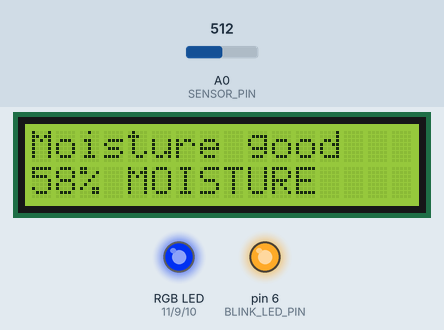
This sketch was run on a simulated Arduino Uno, built with avr-gcc and run on an emulated ATmega328P. On the bench: 16×2 character LCD, an RGB LED mixed from three pins (HIGH = lit), output pins drawn as LEDs (lit = HIGH). Dashed ring = blinking. The inputs (shaded band) are chosen by the test bench; at power-on: A0 (SENSOR_PIN) = 512. Dim RGB values are drawn brighter than linear; what the sketch prints to the serial monitor is not drawn.

Above: at 4.2 s.
4.3 s: A0 (SENSOR_PIN) set to 646
At 8.5 s:
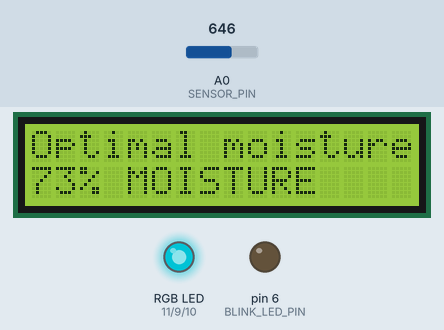
8.7 s: A0 (SENSOR_PIN) set to 671
At 10.0 s:
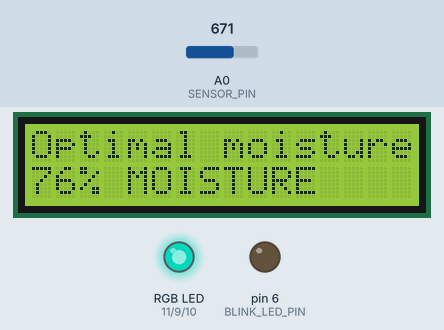
10.8 s: A0 (SENSOR_PIN) set to 122
At 11.4 s:
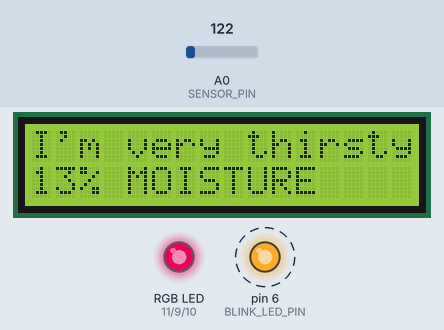
13.0 s: A0 (SENSOR_PIN) set to 306
At 14.9 s:
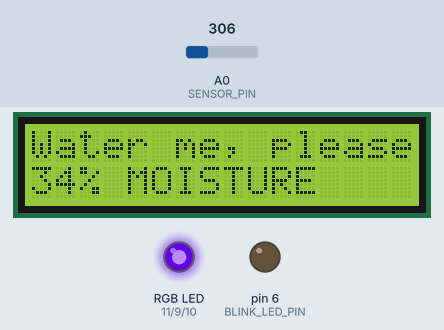
15.7 s: A0 (SENSOR_PIN) set to 886
At 17.3 s:
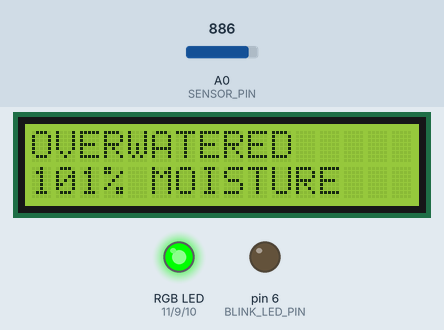
17.8 s: A0 (SENSOR_PIN) set to 90
At 18.39 s:
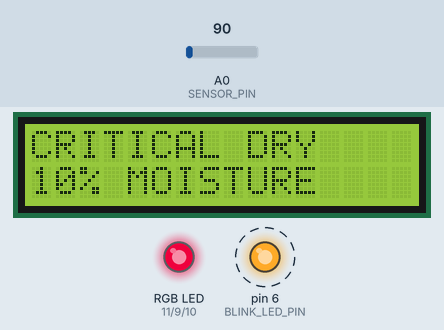
Timing chart, 0 to 21.2 s (numbered marks = the images above; inputs shaded):
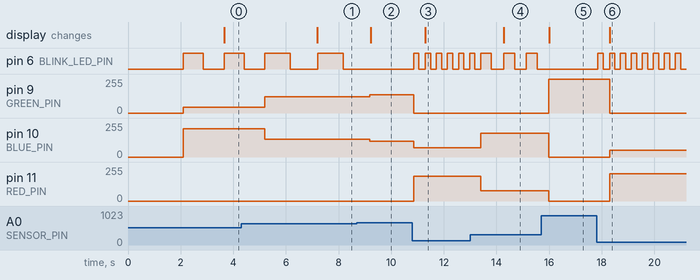

Measured:
- after the input at 4.3 s, pin 9 (GREEN_PIN): 43/255 → 121/255 after 0.89 s; pin 10 (BLUE_PIN): 211/255 → 133/255 after 0.89 s; the display: changes after 2.9 s (image 1)
- after the input at 8.7 s, pin 6 (BLINK_LED_PIN): stays LOW (without the input it goes to HIGH after 0.48 s); pin 9 (GREEN_PIN): 121/255 → 136/255 after 0.48 s; pin 10 (BLUE_PIN): 133/255 → 118/255 after 0.48 s; the display: changes after 0.51 s (image 2)
- after the input at 10.8 s, pin 6 (BLINK_LED_PIN): alternates HIGH for 0.20 s and LOW for 0.22 s, starting after 0.05 s; pin 9 (GREEN_PIN): 136/255 → 0/255 after 0.05 s; pin 10 (BLUE_PIN): 118/255 → 71/255 after 0.05 s; pin 11 (RED_PIN): 0/255 → 184/255 after 0.05 s; the display: changes after 0.50 s (image 3)
- after the input at 13.0 s, pin 10 (BLUE_PIN): 71/255 → 178/255 after 0.39 s; pin 11 (RED_PIN): 184/255 → 76/255 after 0.39 s; the display: changes after 1.3 s (image 4)
- after the input at 15.7 s, pin 6 (BLINK_LED_PIN): stops changing and stays LOW; pin 9 (GREEN_PIN): 0/255 → 255/255 after 0.28 s; pin 10 (BLUE_PIN): 178/255 → 0/255 after 0.28 s; pin 11 (RED_PIN): 76/255 → 0/255 after 0.28 s; the display: changes after 0.31 s (image 5)
- after the input at 17.8 s, pin 6 (BLINK_LED_PIN): alternates HIGH for 0.20 s and LOW for 0.22 s, starting after 0.05 s; pin 9 (GREEN_PIN): 255/255 → 0/255 after 0.49 s; pin 10 (BLUE_PIN): 0/255 → 52/255 after 0.49 s; pin 11 (RED_PIN): 0/255 → 203/255 after 0.49 s; the display: changes after 0.49 s (image 6)

The sketch:

code.ino
```cpp
#include <LiquidCrystal_I2C.h>


const int SENSOR_PIN = A0;
const int RED_PIN = 11;
const int GREEN_PIN = 9;
const int BLUE_PIN = 10;
const int BLINK_LED_PIN = 6;


const int SENSOR_MIN_VALUE = 0;
const int SENSOR_MAX_VALUE = 876;


const int MOISTURE_THRESHOLD_BLINK_ON = map(75, 0, 100, SENSOR_MIN_VALUE, SENSOR_MAX_VALUE);
const int MOISTURE_THRESHOLD_VERY_DRY = map(20, 0, 100, SENSOR_MIN_VALUE, SENSOR_MAX_VALUE);


const int BLINK_DELAY_SLOW = 1000;
const int BLINK_DELAY_FAST = 200;


LiquidCrystal_I2C lcd(0x27, 16, 2);
unsigned long lastRgbUpdate = 0;
const unsigned long RGB_UPDATE_INTERVAL = 100;


int previousMoisturePercent = -1;
int sensorValue = 0;
int constrainedSensorValue = 0;
int moisturePercent = 0;
int red = 0, green = 0, blue = 0;


void updateLcd();


void setup() {
  pinMode(RED_PIN, OUTPUT);
  pinMode(GREEN_PIN, OUTPUT);
  pinMode(BLUE_PIN, OUTPUT);
  pinMode(BLINK_LED_PIN, OUTPUT);


  Serial.begin(9600);
  lcd.init();
  lcd.backlight();


  lcd.print("Plant Monitor");
  lcd.setCursor(0, 1);
  lcd.print("Initializing...");
  delay(2000);
}


void loop() {
  unsigned long currentMillis = millis();
  sensorValue = analogRead(SENSOR_PIN);
  constrainedSensorValue = constrain(sensorValue, SENSOR_MIN_VALUE, SENSOR_MAX_VALUE);
  moisturePercent = map(sensorValue, SENSOR_MIN_VALUE, SENSOR_MAX_VALUE, 0, 100);


  // Update RGB LED color based on moisture level
   if (currentMillis - lastRgbUpdate >= RGB_UPDATE_INTERVAL) {
    lastRgbUpdate = currentMillis;
    int point1 = map(255, 0, 1023, SENSOR_MIN_VALUE, SENSOR_MAX_VALUE);
    int point2 = map(511, 0, 1023, SENSOR_MIN_VALUE, SENSOR_MAX_VALUE);
    int point3 = map(766, 0, 1023, SENSOR_MIN_VALUE, SENSOR_MAX_VALUE);


    if (constrainedSensorValue <= point1) {
      red = map(constrainedSensorValue, SENSOR_MIN_VALUE, point1, 255, 127);
      blue = map(constrainedSensorValue, SENSOR_MIN_VALUE, point1, 0, 127);
      green = 0;
    } else if (constrainedSensorValue <= point2) {
      red = map(constrainedSensorValue, point1, point2, 127, 0);
      blue = map(constrainedSensorValue, point1, point2, 127, 255);
      green = 0;
    } else if (constrainedSensorValue <= point3) {
      red = 0;
      blue = map(constrainedSensorValue, point2, point3, 255, 127);
      green = map(constrainedSensorValue, point2, point3, 0, 127);
    } else {
      red = 0;
      blue = map(constrainedSensorValue, point3, SENSOR_MAX_VALUE, 127, 0);
      green = map(constrainedSensorValue, point3, SENSOR_MAX_VALUE, 127, 255);
    }


    analogWrite(RED_PIN, red);
    analogWrite(GREEN_PIN, green);
    analogWrite(BLUE_PIN, blue);
  }


  // Blink red LED if moisture is low
  if (constrainedSensorValue < MOISTURE_THRESHOLD_BLINK_ON) {
    int blinkDelay = map(constrainedSensorValue, MOISTURE_THRESHOLD_VERY_DRY, MOISTURE_THRESHOLD_BLINK_ON, BLINK_DELAY_FAST, BLINK_DELAY_SLOW);
    blinkDelay = constrain(blinkDelay, BLINK_DELAY_FAST, BLINK_DELAY_SLOW);
    digitalWrite(BLINK_LED_PIN, HIGH);
    delay(blinkDelay);
    digitalWrite(BLINK_LED_PIN, LOW);
    delay(blinkDelay);
  } else {
    digitalWrite(BLINK_LED_PIN, LOW);
  }


  // Update LCD only if moisture changes
  if (moisturePercent != previousMoisturePercent) {
    updateLcd();
    previousMoisturePercent = moisturePercent;
  }


  // Debug info
  Serial.print("Sensor Value: ");
  Serial.print(sensorValue);
  Serial.print(" (");
  Serial.print(moisturePercent);
  Serial.print("% moisture)");


  Serial.print("\tRGB - R:");
  Serial.print(red);
  Serial.print(", G:");
  Serial.print(green);
  Serial.print(", B:");
  Serial.print(blue);


  Serial.print("\tBlink LED: ");
  if (constrainedSensorValue < MOISTURE_THRESHOLD_BLINK_ON) {
    Serial.println("Blinking");
  } else {
    Serial.println("Off");
  }


  delay(5);
}


void updateLcd() {
  lcd.clear();
  lcd.setCursor(0, 0);


  if (moisturePercent <= 10) {
    lcd.print("CRITICAL DRY");
  } else if (moisturePercent <= 25) {
    lcd.print("I'm very thirsty");
  } else if (moisturePercent <= 45) {
    lcd.print("Water me, please");
  } else if (moisturePercent <= 65) {
    lcd.print("Moisture good");
  } else if (moisturePercent <= 100) {
    lcd.print("Optimal moisture");
  } else {
    lcd.print("OVERWATERED");
  }


  lcd.setCursor(0, 1);
  lcd.print(moisturePercent);
  lcd.print("% MOISTURE");
}
```
